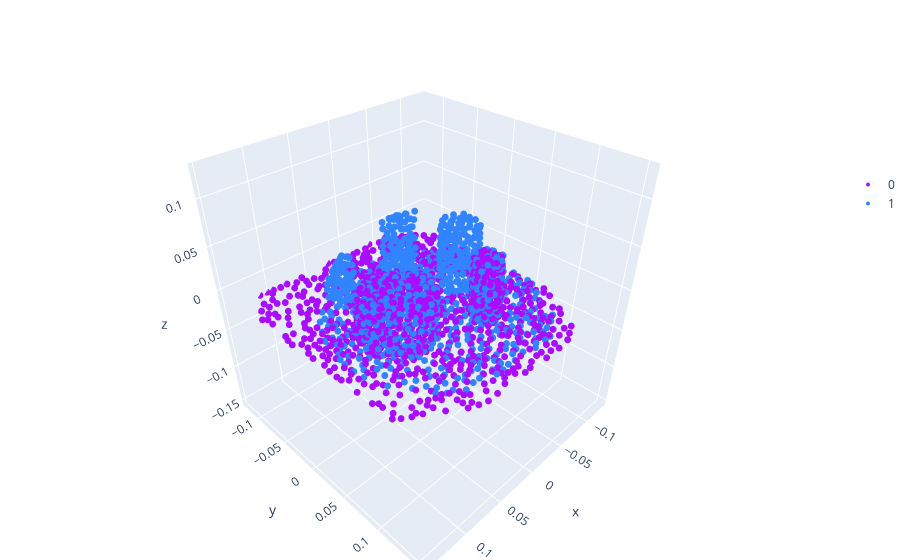

Write notebook code for a chart like this one.
### Code cell
# Concatenate points_anchor and points_action, and create a label vector for each point
import numpy as np
from rpad.visualize_3d.plots import pointcloud_fig
from rpad.visualize_3d.plots import segmentation_fig
data = dataset[2]
points = data["points_anchor"]
points_action = data["points_action"]
print(points.shape, points_action.shape)
points_all = np.concatenate((points, points_action), axis=1)
labels = np.concatenate(
    (
        np.zeros((points.shape[1])),
        np.ones((points_action.shape[1])),
    ),
    axis=0,
).astype(int)
print(labels.shape)
segmentation_fig(
    points_all[0],
    labels,
)
# segmentation_fig(
#     points[0],
#     np.zeros((points.shape[1])).astype(int),
# )

### Figure 1 — Plotly figure (JSON) as saved in the notebook; plotly's stock layout.template omitted (floating-point values rounded to 4 significant figures; data arrays with more than 128 entries replaced by an {"elided": "..."} marker saying what was removed)
{"data": [{"marker": {"color": "#AA0DFE", "line": {"width": 0}, "size": 4}, "mode": "markers", "name": "0", "scene": "scene", "type": "scatter3d", "x": {"elided": "1000 float values"}, "y": {"elided": "1000 float values"}, "z": {"elided": "1000 float values"}}, {"marker": {"color": "#3283FE", "line": {"width": 0}, "size": 4}, "mode": "markers", "name": "1", "scene": "scene", "type": "scatter3d", "x": {"elided": "1000 float values"}, "y": {"elided": "1000 float values"}, "z": {"elided": "1000 float values"}}], "layout": {"legend": {"x": 1, "y": 0.75}, "margin": {"b": 0, "l": 0, "r": 0, "t": 40}, "scene": {"aspectratio": {"x": 1, "y": 1, "z": 1}, "xaxis": {"nticks": 10, "range": [-0.137, 0.1543]}, "yaxis": {"nticks": 10, "range": [-0.1309, 0.1603]}, "zaxis": {"nticks": 10, "range": [-0.1571, 0.1342]}}, "showlegend": true}}
